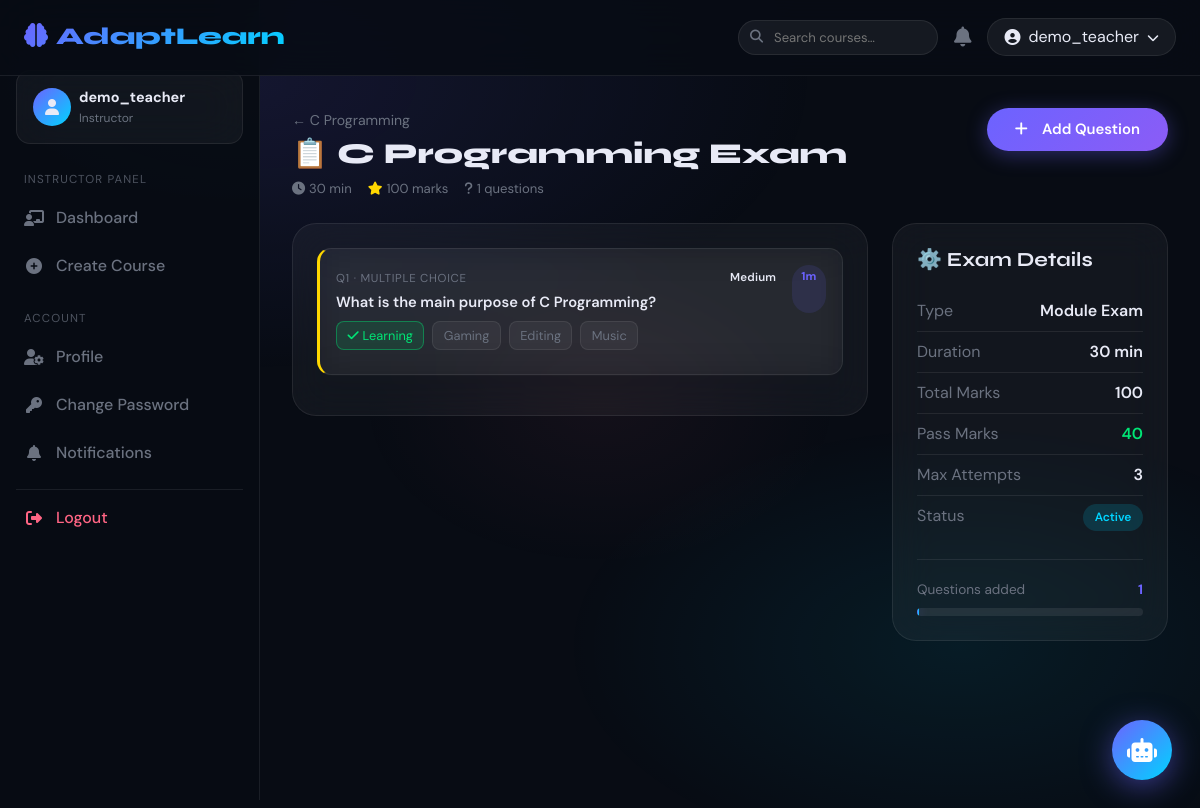
The app's page /exams/10/manage/ (signed in) with its own data.
### learning/models.py (models this page shows, shortened)
class UserProfile(models.Model):
    ROLE_CHOICES = [('student', 'Student'), ('instructor', 'Instructor'), ('admin', 'Admin')]
    user = models.OneToOneField(User, on_delete=models.CASCADE, related_name='profile')
    role = models.CharField(max_length=20, choices=ROLE_CHOICES, default='student')
    avatar = models.ImageField(upload_to='avatars/', null=True, blank=True)
    bio = models.TextField(blank=True)
    phone = models.CharField(max_length=15, blank=True)
    date_of_birth = models.DateField(null=True, blank=True)
    learning_style = models.CharField(max_length=50, blank=True)  # visual/auditory/reading/kinesthetic
    skill_level = models.CharField(max_length=20, default='beginner',
                                   choices=[('beginner','Beginner'),('intermediate','Intermediate'),('advanced','Advanced')])
    total_points = models.IntegerField(default=0)
    created_at = models.DateTimeField(auto_now_add=True)
    updated_at = models.DateTimeField(auto_now=True)

class Exam(models.Model):
    TYPE_CHOICES = [('module','Module Exam'),('final','Final Exam'),('practice','Practice')]
    course      = models.ForeignKey(Course, on_delete=models.CASCADE, related_name='exams')
    module      = models.ForeignKey(Module, on_delete=models.CASCADE, related_name='exams', null=True, blank=True)
    title       = models.CharField(max_length=200)
    description = models.TextField(blank=True)
    exam_type   = models.CharField(max_length=20, choices=TYPE_CHOICES, default='module')
    duration_mins = models.IntegerField(default=30)
    total_marks = models.IntegerField(default=100)
    pass_marks  = models.IntegerField(default=40)
    max_attempts = models.IntegerField(default=3)
    shuffle_questions = models.BooleanField(default=True)
    is_active   = models.BooleanField(default=True)
    start_date  = models.DateTimeField(null=True, blank=True)
    end_date    = models.DateTimeField(null=True, blank=True)
    created_at  = models.DateTimeField(auto_now_add=True)

class Course(models.Model):
    DIFFICULTY = [('beginner','Beginner'),('intermediate','Intermediate'),('advanced','Advanced')]
    STATUS     = [('draft','Draft'),('published','Published'),('archived','Archived')]
    title        = models.CharField(max_length=200)
    slug         = models.SlugField(unique=True)
    description  = models.TextField()
    instructor   = models.ForeignKey(User, on_delete=models.CASCADE, related_name='courses_taught')
    thumbnail    = models.ImageField(upload_to='course_thumbnails/', null=True, blank=True)
    difficulty   = models.CharField(max_length=20, choices=DIFFICULTY, default='beginner')
    status       = models.CharField(max_length=20, choices=STATUS, default='draft')
    price        = models.DecimalField(max_digits=8, decimal_places=2, default=0.00)
    is_free      = models.BooleanField(default=False)
    tags         = models.CharField(max_length=300, blank=True)
    duration_hrs = models.FloatField(default=0)
    language     = models.CharField(max_length=50, default='English')
    rating       = models.FloatField(default=0.0)
    total_enrolled = models.IntegerField(default=0)
    created_at   = models.DateTimeField(auto_now_add=True)
    updated_at   = models.DateTimeField(auto_now=True)
    class Meta:
        ordering = ['-created_at']

class Question(models.Model):
    TYPE_CHOICES = [
        ('mcq','Multiple Choice'), ('true_false','True/False'),
        ('fill_blank','Fill in the Blank'), ('short_answer','Short Answer'),
    ]
    DIFFICULTY = [('easy','Easy'),('medium','Medium'),('hard','Hard')]
    exam        = models.ForeignKey(Exam, on_delete=models.CASCADE, related_name='questions')
    question_text = models.TextField()
    question_type = models.CharField(max_length=20, choices=TYPE_CHOICES, default='mcq')
    difficulty  = models.CharField(max_length=10, choices=DIFFICULTY, default='medium')
    marks       = models.IntegerField(default=1)
    explanation = models.TextField(blank=True)   # shown after answer
    image       = models.ImageField(upload_to='question_images/', null=True, blank=True)
    order       = models.PositiveIntegerField(default=0)
    options     = models.TextField(blank=True, default='[]')
    correct_answer = models.TextField()
    class Meta:
        ordering = ['order']
    def get_options(self):
        try:
            return json.loads(self.options)
        except:
            return []

### learning/views.py (the view)
# urls.py: path('exams/<int:exam_id>/manage/', views.manage_exam, name='manage_exam'),
@login_required
def manage_exam(request, exam_id):
    exam = get_object_or_404(Exam, id=exam_id)
    if not is_instructor(request.user) and not is_admin(request.user):
        messages.error(request, 'Permission denied.')
        return redirect('dashboard')
    questions = exam.questions.all()
    return render(request, 'learning/manage_exam.html', {'exam': exam, 'questions': questions})

### templates/learning/manage_exam.html (shortened to what this page needs)
{% extends 'base.html' %}
{% block content %}
<div class="mb-4 d-flex justify-content-between align-items-start" data-aos="fade-down">
  <div>
    <a href="{% url 'course_detail' slug=exam.course.slug %}" style="color:var(--muted);font-size:.88rem">← {{ exam.course.title }}</a>
    <h1 style="font-family:'Syne',sans-serif;font-size:1.8rem;font-weight:800;margin-top:.3rem">📋 {{ exam.title }}</h1>
    <div class="d-flex gap-3 mt-1" style="font-size:.82rem;color:var(--muted)">
      <span><i class="fas fa-clock me-1"></i>{{ exam.duration_mins }} min</span>
      <span><i class="fas fa-star me-1" style="color:var(--gold)"></i>{{ exam.total_marks }} marks</span>
      <span><i class="fas fa-question me-1"></i>{{ questions.count }} questions</span>
    </div>
  </div>
  <a href="{% url 'add_question' exam_id=exam.id %}" class="btn-primary-glow btn">
    <i class="fas fa-plus me-2"></i>Add Question
  </a>
</div>
<div class="row g-4">
  <div class="col-xl-8">
    <div class="glass p-4" style="border-radius:24px" data-aos="fade-up">
      {% for q in questions %}
      <div class="p-3 mb-3 glass" style="border-radius:14px;border-left:3px solid
        {% if q.difficulty == 'easy' %}var(--green){% elif q.difficulty == 'medium' %}var(--gold){% else %}var(--accent3){% endif %}">
        <div class="d-flex justify-content-between gap-2 mb-2">
          <div>
            <span style="font-size:.72rem;color:var(--muted);text-transform:uppercase;letter-spacing:.06em">Q{{ forloop.counter }} · {{ q.get_question_type_display }}</span>
            <div style="font-weight:600;font-size:.92rem;margin-top:.15rem">{{ q.question_text }}</div>
          </div>
          <div class="d-flex gap-1 flex-shrink-0">
            <span class="badge-difficulty badge-{{ q.difficulty }}">{{ q.get_difficulty_display }}</span>
            <span style="background:rgba(108,99,255,.12);color:var(--accent);border-radius:50px;padding:.2rem .6rem;font-size:.72rem;font-weight:700">{{ q.marks }}m</span>
          </div>
        </div>
        {% if q.question_type == 'mcq' %}
        <div class="d-flex flex-wrap gap-2 mb-2">
          {% for opt in q.get_options %}
          <span style="background:{% if opt == q.correct_answer %}rgba(0,230,118,.12){% else %}rgba(255,255,255,.05){% endif %};
                       border:1px solid {% if opt == q.correct_answer %}rgba(0,230,118,.4){% else %}var(--border){% endif %};
                       border-radius:8px;padding:.25rem .65rem;font-size:.8rem;
                       color:{% if opt == q.correct_answer %}var(--green){% else %}var(--muted){% endif %}">
            {% if opt == q.correct_answer %}<i class="fas fa-check me-1"></i>{% endif %}{{ opt }}
          </span>
          {% endfor %}
        </div>
        {% else %}
        <div style="font-size:.82rem;color:var(--muted)">
          Correct: <span style="color:var(--green)">{{ q.correct_answer }}</span>
        </div>
        {% endif %}
      </div>
      {% endfor %}
    </div>
  </div>
  <div class="col-xl-4">
    <div class="glass p-4" style="border-radius:24px" data-aos="fade-left">
      <h3 class="section-title">⚙️ Exam Details</h3>
      <div class="metric-row d-flex justify-content-between py-2" style="border-bottom:1px solid var(--border)">
        <span style="color:var(--muted)">Type</span><span style="font-weight:600">{{ exam.get_exam_type_display }}</span>
      </div>
      <div class="d-flex justify-content-between py-2" style="border-bottom:1px solid var(--border)">
        <span style="color:var(--muted)">Duration</span><span style="font-weight:600">{{ exam.duration_mins }} min</span>
      </div>
      <div class="d-flex justify-content-between py-2" style="border-bottom:1px solid var(--border)">
        <span style="color:var(--muted)">Total Marks</span><span style="font-weight:600">{{ exam.total_marks }}</span>
      </div>
      <div class="d-flex justify-content-between py-2" style="border-bottom:1px solid var(--border)">
        <span style="color:var(--muted)">Pass Marks</span><span style="font-weight:600;color:var(--green)">{{ exam.pass_marks }}</span>
      </div>
      <div class="d-flex justify-content-between py-2" style="border-bottom:1px solid var(--border)">
        <span style="color:var(--muted)">Max Attempts</span><span style="font-weight:600">{{ exam.max_attempts }}</span>
      </div>
      <div class="d-flex justify-content-between py-2">
        <span style="color:var(--muted)">Status</span>
        <span class="status-badge {% if exam.is_active %}status-active{% else %}status-archived{% endif %}">
          {% if exam.is_active %}Active{% else %}Inactive{% endif %}
        </span>
      </div>
      <div class="divider"></div>
      <div class="d-flex flex-column gap-2">
        <div class="d-flex justify-content-between" style="font-size:.85rem">
          <span style="color:var(--muted)">Questions added</span>
          <span style="font-weight:700;color:var(--accent)">{{ questions.count }}</span>
        </div>
        <div class="progress-glow"><div class="bar" style="width:{% widthratio questions.count exam.total_marks 100 %}%"></div></div>
      </div>
    </div>
  </div>
</div>
{% endblock %}

### templates/base.html (shortened to what this page needs)
{% load static %}{% load learning_extras %}
<!DOCTYPE html>
<html lang="en" data-theme="dark">
<head>
  <link href="https://cdn.jsdelivr.net/npm/bootstrap@5.3.2/dist/css/bootstrap.min.css" rel="stylesheet" />
  <link href="https://cdnjs.cloudflare.com/ajax/libs/font-awesome/6.5.0/css/all.min.css" rel="stylesheet" />
  <link href="https://cdn.jsdelivr.net/npm/aos@2.3.4/dist/aos.css" rel="stylesheet" />
  <link href="{% static 'css/main.css' %}" rel="stylesheet"/>
</head>
<body>
  <nav class="navbar navbar-expand-lg">
    <div class="container-fluid px-4">
      <a class="navbar-brand" href="{% url 'home' %}">
        <i class="fas fa-brain me-2"></i>AdaptLearn
      </a>
      <div class="ms-auto d-flex align-items-center gap-3">
        {% if request.user.is_authenticated %}
        <form action="{% url 'search' %}" method="get" class="d-none d-lg-flex align-items-center">
          <div style="position:relative">
            <i class="fas fa-search" style="position:absolute;left:.75rem;top:50%;transform:translateY(-50%);color:var(--muted);font-size:.82rem"></i>
            <input type="text" name="q" placeholder="Search courses…"
                   style="background:rgba(255,255,255,.06);border:1px solid var(--border);border-radius:50px;color:var(--text);padding:.42rem .9rem .42rem 2.2rem;font-size:.82rem;width:200px;outline:none;transition:all .2s"
                   onfocus="this.style.width='260px';this.style.borderColor='var(--accent)'"
                   onblur="this.style.width='200px';this.style.borderColor='var(--border)'">
          </div>
        </form>
          <a href="{% url 'notifications' %}" class="position-relative" style="color:var(--muted)">
            <i class="fas fa-bell fa-lg"></i>
          </a>
          <div class="dropdown">
            <button class="btn d-flex align-items-center gap-2 px-3"
                    style="background:rgba(255,255,255,.06);border:1px solid var(--border);border-radius:50px;color:var(--text)"
                    data-bs-toggle="dropdown">
              <i class="fas fa-user-circle"></i>
              <span class="d-none d-md-inline">{{ request.user.first_name|default:request.user.username }}</span>
              <i class="fas fa-chevron-down fa-xs"></i>
            </button>
          </div>
        {% else %}
          <a href="{% url 'user_login' %}" class="btn-outline-glow btn">Login</a>
          <a href="{% url 'user_register' %}" class="btn-primary-glow btn">Sign Up</a>
        {% endif %}
      </div>
    </div>
  </nav>
  {% if request.user.is_authenticated %}
  <div class="d-flex">
    <aside class="sidebar" id="sidebar">
      <div class="px-3 mb-2">
        <div class="d-flex align-items-center gap-2 p-3 glass" style="border-radius:14px">
          <div style="width:38px;height:38px;background:linear-gradient(135deg,var(--accent),var(--accent2));
                      border-radius:50%;display:flex;align-items:center;justify-content:center;font-size:1rem">
            <i class="fas fa-user"></i>
          </div>
          <div>
            <div style="font-weight:700;font-size:.9rem">{{ request.user.first_name|default:request.user.username }}</div>
            <div style="font-size:.75rem;color:var(--muted)">{{ request.user.profile.role|title|default:"Student" }}</div>
          </div>
        </div>
      </div>
      {% if request.user.is_superuser or request.user.is_staff or request.user.profile.role == 'instructor' or request.user.profile.role == 'admin' %}
      <div class="sidebar-section">Instructor Panel</div>
      <a href="{% url 'instructor_dashboard' %}" class="sidebar-link {% if request.resolver_match.url_name == 'instructor_dashboard' %}active{% endif %}">
        <i class="fas fa-chalkboard-teacher"></i> Dashboard
      </a>
      <a href="{% url 'create_course' %}" class="sidebar-link {% if request.resolver_match.url_name == 'create_course' %}active{% endif %}">
        <i class="fas fa-plus-circle"></i> Create Course
      </a>
      {% endif %}
      <div class="sidebar-section">Account</div>
      <a href="{% url 'profile' %}"
         class="sidebar-link {% if request.resolver_match.url_name == 'profile' %}active{% endif %}">
        <i class="fas fa-user-cog"></i> Profile
      </a>
      <a href="{% url 'change_password' %}"
         class="sidebar-link {% if request.resolver_match.url_name == 'change_password' %}active{% endif %}">
        <i class="fas fa-key"></i> Change Password
      </a>
      <a href="{% url 'notifications' %}"
         class="sidebar-link {% if request.resolver_match.url_name == 'notifications' %}active{% endif %}">
        <i class="fas fa-bell"></i> Notifications
      </a>
      <div style="height:1px;background:rgba(255,255,255,.08);margin:.75rem 1rem .25rem"></div>
      <a href="{% url 'logout' %}" class="sidebar-link mb-3" style="color:var(--accent3)">
        <i class="fas fa-sign-out-alt"></i> Logout
      </a>
    </aside>
    <main class="main-content flex-grow-1" style="min-height:calc(100vh - 68px)">
      {% block content %}{% endblock %}
    </main>
  </div>
  <button class="chatbot-fab" onclick="window.location='{% url 'chatbot' %}'" title="AI Chatbot">
    <i class="fas fa-robot"></i>
  </button>
  {% else %}
  <main style="position:relative;z-index:1">{% block extra_content %}{% endblock %}</main>
  {% endif %}
</body>
</html>

### records on screen
Exam: course "C Programming", title "C Programming Exam", duration_mins "30", total_marks "100", count "1", exam_type "Module Exam", pass_marks "40", max_attempts "3"
Question: question_type "MULTIPLE CHOICE", question_text "What is the main purpose of C Programming?", difficulty "Medium", marks "1", get_options "Learning" "Gaming" "Editing" "Music"

### other values on screen
{{ request.user.first_name|default:request.user.username }} "demo_teacher"
{{ request.user.profile.role|title|default:"Student" }} "Instructor"
{{ questions.count }} "1"
